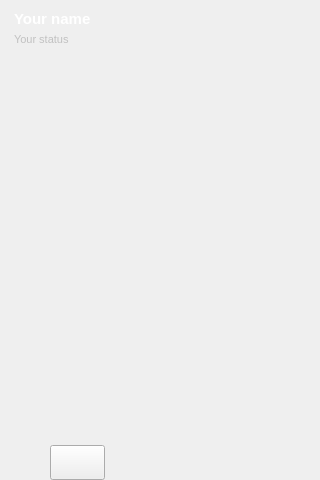
<?xml version="1.0" encoding="UTF-8"?>
<ui version="4.0">
 <class>Android</class>
 <widget class="QWidget" name="Android">
  <property name="geometry">
   <rect>
    <x>0</x>
    <y>0</y>
    <width>320</width>
    <height>480</height>
   </rect>
  </property>
  <property name="windowTitle">
   <string>Form</string>
  </property>
  <layout class="QVBoxLayout" name="verticalLayout_2">
   <property name="spacing">
    <number>0</number>
   </property>
   <property name="leftMargin">
    <number>0</number>
   </property>
   <property name="topMargin">
    <number>0</number>
   </property>
   <property name="rightMargin">
    <number>0</number>
   </property>
   <property name="bottomMargin">
    <number>0</number>
   </property>
   <item>
    <widget class="QFrame" name="statusPanel">
     <property name="sizePolicy">
      <sizepolicy hsizetype="MinimumExpanding" vsizetype="Preferred">
       <horstretch>0</horstretch>
       <verstretch>0</verstretch>
      </sizepolicy>
     </property>
     <layout class="QVBoxLayout" name="verticalLayout_3">
      <property name="spacing">
       <number>0</number>
      </property>
      <property name="leftMargin">
       <number>0</number>
      </property>
      <property name="topMargin">
       <number>0</number>
      </property>
      <property name="rightMargin">
       <number>0</number>
      </property>
      <property name="bottomMargin">
       <number>0</number>
      </property>
      <item>
       <widget class="QWidget" name="statusHead" native="true">
        <property name="enabled">
         <bool>true</bool>
        </property>
        <property name="sizePolicy">
         <sizepolicy hsizetype="MinimumExpanding" vsizetype="Fixed">
          <horstretch>0</horstretch>
          <verstretch>0</verstretch>
         </sizepolicy>
        </property>
        <layout class="QGridLayout" name="gridLayout_2">
         <item row="0" column="0">
          <layout class="QHBoxLayout" name="myProfile">
           <property name="spacing">
            <number>0</number>
           </property>
           <item>
            <spacer name="horizontalSpacer_4">
             <property name="orientation">
              <enum>Qt::Horizontal</enum>
             </property>
             <property name="sizeType">
              <enum>QSizePolicy::Maximum</enum>
             </property>
             <property name="sizeHint" stdset="0">
              <size>
               <width>5</width>
               <height>20</height>
              </size>
             </property>
            </spacer>
           </item>
           <item>
            <layout class="QVBoxLayout" name="verticalLayout" stretch="1,1">
             <property name="spacing">
              <number>0</number>
             </property>
             <item>
              <widget class="CroppingLabel" name="nameLabel">
               <property name="enabled">
                <bool>true</bool>
               </property>
               <property name="sizePolicy">
                <sizepolicy hsizetype="MinimumExpanding" vsizetype="Preferred">
                 <horstretch>1</horstretch>
                 <verstretch>0</verstretch>
                </sizepolicy>
               </property>
               <property name="palette">
                <palette>
                 <active>
                  <colorrole role="WindowText">
                   <brush brushstyle="SolidPattern">
                    <color alpha="255">
                     <red>255</red>
                     <green>255</green>
                     <blue>255</blue>
                    </color>
                   </brush>
                  </colorrole>
                  <colorrole role="Button">
                   <brush brushstyle="SolidPattern">
                    <color alpha="255">
                     <red>255</red>
                     <green>255</green>
                     <blue>255</blue>
                    </color>
                   </brush>
                  </colorrole>
                  <colorrole role="Light">
                   <brush brushstyle="SolidPattern">
                    <color alpha="255">
                     <red>255</red>
                     <green>255</green>
                     <blue>255</blue>
                    </color>
                   </brush>
                  </colorrole>
                  <colorrole role="Midlight">
                   <brush brushstyle="SolidPattern">
                    <color alpha="255">
                     <red>255</red>
                     <green>255</green>
                     <blue>255</blue>
                    </color>
                   </brush>
                  </colorrole>
                  <colorrole role="Dark">
                   <brush brushstyle="SolidPattern">
                    <color alpha="255">
                     <red>255</red>
                     <green>255</green>
                     <blue>255</blue>
                    </color>
                   </brush>
                  </colorrole>
                  <colorrole role="Mid">
                   <brush brushstyle="SolidPattern">
                    <color alpha="255">
                     <red>255</red>
                     <green>255</green>
                     <blue>255</blue>
                    </color>
                   </brush>
                  </colorrole>
                  <colorrole role="Text">
                   <brush brushstyle="SolidPattern">
                    <color alpha="255">
                     <red>255</red>
                     <green>255</green>
                     <blue>255</blue>
                    </color>
                   </brush>
                  </colorrole>
                  <colorrole role="ButtonText">
                   <brush brushstyle="SolidPattern">
                    <color alpha="255">
                     <red>255</red>
                     <green>255</green>
                     <blue>255</blue>
                    </color>
                   </brush>
                  </colorrole>
                  <colorrole role="Base">
                   <brush brushstyle="SolidPattern">
                    <color alpha="255">
                     <red>255</red>
                     <green>255</green>
                     <blue>255</blue>
                    </color>
                   </brush>
                  </colorrole>
                  <colorrole role="Window">
                   <brush brushstyle="SolidPattern">
                    <color alpha="255">
                     <red>255</red>
                     <green>255</green>
                     <blue>255</blue>
                    </color>
                   </brush>
                  </colorrole>
                  <colorrole role="Shadow">
                   <brush brushstyle="SolidPattern">
                    <color alpha="255">
                     <red>255</red>
                     <green>255</green>
                     <blue>255</blue>
                    </color>
                   </brush>
                  </colorrole>
                  <colorrole role="Highlight">
                   <brush brushstyle="SolidPattern">
                    <color alpha="255">
                     <red>255</red>
                     <green>255</green>
                     <blue>255</blue>
                    </color>
                   </brush>
                  </colorrole>
                  <colorrole role="AlternateBase">
                   <brush brushstyle="SolidPattern">
                    <color alpha="255">
                     <red>255</red>
                     <green>255</green>
                     <blue>255</blue>
                    </color>
                   </brush>
                  </colorrole>
                  <colorrole role="NoRole">
                   <brush brushstyle="SolidPattern">
                    <color alpha="255">
                     <red>255</red>
                     <green>255</green>
                     <blue>255</blue>
                    </color>
                   </brush>
                  </colorrole>
                  <colorrole role="ToolTipText">
                   <brush brushstyle="SolidPattern">
                    <color alpha="255">
                     <red>255</red>
                     <green>255</green>
                     <blue>255</blue>
                    </color>
                   </brush>
                  </colorrole>
                 </active>
                 <inactive>
                  <colorrole role="WindowText">
                   <brush brushstyle="SolidPattern">
                    <color alpha="255">
                     <red>255</red>
                     <green>255</green>
                     <blue>255</blue>
                    </color>
                   </brush>
                  </colorrole>
                  <colorrole role="Button">
                   <brush brushstyle="SolidPattern">
                    <color alpha="255">
                     <red>255</red>
                     <green>255</green>
                     <blue>255</blue>
                    </color>
                   </brush>
                  </colorrole>
                  <colorrole role="Light">
                   <brush brushstyle="SolidPattern">
                    <color alpha="255">
                     <red>255</red>
                     <green>255</green>
                     <blue>255</blue>
                    </color>
                   </brush>
                  </colorrole>
                  <colorrole role="Midlight">
                   <brush brushstyle="SolidPattern">
                    <color alpha="255">
                     <red>255</red>
                     <green>255</green>
                     <blue>255</blue>
                    </color>
                   </brush>
                  </colorrole>
                  <colorrole role="Dark">
                   <brush brushstyle="SolidPattern">
                    <color alpha="255">
                     <red>255</red>
                     <green>255</green>
                     <blue>255</blue>
                    </color>
                   </brush>
                  </colorrole>
                  <colorrole role="Mid">
                   <brush brushstyle="SolidPattern">
                    <color alpha="255">
                     <red>255</red>
                     <green>255</green>
                     <blue>255</blue>
                    </color>
                   </brush>
                  </colorrole>
                  <colorrole role="Text">
                   <brush brushstyle="SolidPattern">
                    <color alpha="255">
                     <red>255</red>
                     <green>255</green>
                     <blue>255</blue>
                    </color>
                   </brush>
                  </colorrole>
                  <colorrole role="ButtonText">
                   <brush brushstyle="SolidPattern">
                    <color alpha="255">
                     <red>255</red>
                     <green>255</green>
                     <blue>255</blue>
                    </color>
                   </brush>
                  </colorrole>
                  <colorrole role="Base">
                   <brush brushstyle="SolidPattern">
                    <color alpha="255">
                     <red>255</red>
                     <green>255</green>
                     <blue>255</blue>
                    </color>
                   </brush>
                  </colorrole>
                  <colorrole role="Window">
                   <brush brushstyle="SolidPattern">
                    <color alpha="255">
                     <red>255</red>
                     <green>255</green>
                     <blue>255</blue>
                    </color>
                   </brush>
                  </colorrole>
                  <colorrole role="Shadow">
                   <brush brushstyle="SolidPattern">
                    <color alpha="255">
                     <red>255</red>
                     <green>255</green>
                     <blue>255</blue>
                    </color>
                   </brush>
                  </colorrole>
                  <colorrole role="Highlight">
                   <brush brushstyle="SolidPattern">
                    <color alpha="255">
                     <red>255</red>
                     <green>255</green>
                     <blue>255</blue>
                    </color>
                   </brush>
                  </colorrole>
                  <colorrole role="AlternateBase">
                   <brush brushstyle="SolidPattern">
                    <color alpha="255">
                     <red>255</red>
                     <green>255</green>
                     <blue>255</blue>
                    </color>
                   </brush>
                  </colorrole>
                  <colorrole role="NoRole">
                   <brush brushstyle="SolidPattern">
                    <color alpha="255">
                     <red>255</red>
                     <green>255</green>
                     <blue>255</blue>
                    </color>
                   </brush>
                  </colorrole>
                  <colorrole role="ToolTipText">
                   <brush brushstyle="SolidPattern">
                    <color alpha="255">
                     <red>255</red>
                     <green>255</green>
                     <blue>255</blue>
                    </color>
                   </brush>
                  </colorrole>
                 </inactive>
                 <disabled>
                  <colorrole role="WindowText">
                   <brush brushstyle="SolidPattern">
                    <color alpha="255">
                     <red>255</red>
                     <green>255</green>
                     <blue>255</blue>
                    </color>
                   </brush>
                  </colorrole>
                  <colorrole role="Button">
                   <brush brushstyle="SolidPattern">
                    <color alpha="255">
                     <red>255</red>
                     <green>255</green>
                     <blue>255</blue>
                    </color>
                   </brush>
                  </colorrole>
                  <colorrole role="Light">
                   <brush brushstyle="SolidPattern">
                    <color alpha="255">
                     <red>255</red>
                     <green>255</green>
                     <blue>255</blue>
                    </color>
                   </brush>
                  </colorrole>
                  <colorrole role="Midlight">
                   <brush brushstyle="SolidPattern">
                    <color alpha="255">
                     <red>255</red>
                     <green>255</green>
                     <blue>255</blue>
                    </color>
                   </brush>
                  </colorrole>
                  <colorrole role="Dark">
                   <brush brushstyle="SolidPattern">
                    <color alpha="255">
                     <red>255</red>
                     <green>255</green>
                     <blue>255</blue>
                    </color>
                   </brush>
                  </colorrole>
                  <colorrole role="Mid">
                   <brush brushstyle="SolidPattern">
                    <color alpha="255">
                     <red>255</red>
                     <green>255</green>
                     <blue>255</blue>
                    </color>
                   </brush>
                  </colorrole>
                  <colorrole role="Text">
                   <brush brushstyle="SolidPattern">
                    <color alpha="255">
                     <red>255</red>
                     <green>255</green>
                     <blue>255</blue>
                    </color>
                   </brush>
                  </colorrole>
                  <colorrole role="ButtonText">
                   <brush brushstyle="SolidPattern">
                    <color alpha="255">
                     <red>255</red>
                     <green>255</green>
                     <blue>255</blue>
                    </color>
                   </brush>
                  </colorrole>
                  <colorrole role="Base">
                   <brush brushstyle="SolidPattern">
                    <color alpha="255">
                     <red>255</red>
                     <green>255</green>
                     <blue>255</blue>
                    </color>
                   </brush>
                  </colorrole>
                  <colorrole role="Window">
                   <brush brushstyle="SolidPattern">
                    <color alpha="255">
                     <red>255</red>
                     <green>255</green>
                     <blue>255</blue>
                    </color>
                   </brush>
                  </colorrole>
                  <colorrole role="Shadow">
                   <brush brushstyle="SolidPattern">
                    <color alpha="255">
                     <red>255</red>
                     <green>255</green>
                     <blue>255</blue>
                    </color>
                   </brush>
                  </colorrole>
                  <colorrole role="Highlight">
                   <brush brushstyle="SolidPattern">
                    <color alpha="255">
                     <red>240</red>
                     <green>240</green>
                     <blue>240</blue>
                    </color>
                   </brush>
                  </colorrole>
                  <colorrole role="AlternateBase">
                   <brush brushstyle="SolidPattern">
                    <color alpha="255">
                     <red>255</red>
                     <green>255</green>
                     <blue>255</blue>
                    </color>
                   </brush>
                  </colorrole>
                  <colorrole role="NoRole">
                   <brush brushstyle="SolidPattern">
                    <color alpha="255">
                     <red>255</red>
                     <green>255</green>
                     <blue>255</blue>
                    </color>
                   </brush>
                  </colorrole>
                  <colorrole role="ToolTipText">
                   <brush brushstyle="SolidPattern">
                    <color alpha="255">
                     <red>255</red>
                     <green>255</green>
                     <blue>255</blue>
                    </color>
                   </brush>
                  </colorrole>
                 </disabled>
                </palette>
               </property>
               <property name="font">
                <font>
                 <pointsize>11</pointsize>
                 <weight>75</weight>
                 <bold>true</bold>
                </font>
               </property>
               <property name="inputMethodHints">
                <set>Qt::ImhNoPredictiveText|Qt::ImhPreferLatin</set>
               </property>
               <property name="text">
                <string>Your name</string>
               </property>
              </widget>
             </item>
             <item>
              <widget class="CroppingLabel" name="statusLabel">
               <property name="sizePolicy">
                <sizepolicy hsizetype="MinimumExpanding" vsizetype="Preferred">
                 <horstretch>1</horstretch>
                 <verstretch>0</verstretch>
                </sizepolicy>
               </property>
               <property name="palette">
                <palette>
                 <active>
                  <colorrole role="WindowText">
                   <brush brushstyle="SolidPattern">
                    <color alpha="255">
                     <red>193</red>
                     <green>193</green>
                     <blue>193</blue>
                    </color>
                   </brush>
                  </colorrole>
                  <colorrole role="Text">
                   <brush brushstyle="SolidPattern">
                    <color alpha="255">
                     <red>193</red>
                     <green>193</green>
                     <blue>193</blue>
                    </color>
                   </brush>
                  </colorrole>
                 </active>
                 <inactive>
                  <colorrole role="WindowText">
                   <brush brushstyle="SolidPattern">
                    <color alpha="255">
                     <red>193</red>
                     <green>193</green>
                     <blue>193</blue>
                    </color>
                   </brush>
                  </colorrole>
                  <colorrole role="Text">
                   <brush brushstyle="SolidPattern">
                    <color alpha="255">
                     <red>193</red>
                     <green>193</green>
                     <blue>193</blue>
                    </color>
                   </brush>
                  </colorrole>
                 </inactive>
                 <disabled>
                  <colorrole role="WindowText">
                   <brush brushstyle="SolidPattern">
                    <color alpha="255">
                     <red>14</red>
                     <green>14</green>
                     <blue>14</blue>
                    </color>
                   </brush>
                  </colorrole>
                  <colorrole role="Text">
                   <brush brushstyle="SolidPattern">
                    <color alpha="255">
                     <red>14</red>
                     <green>14</green>
                     <blue>14</blue>
                    </color>
                   </brush>
                  </colorrole>
                 </disabled>
                </palette>
               </property>
               <property name="font">
                <font>
                 <pointsize>8</pointsize>
                </font>
               </property>
               <property name="inputMethodHints">
                <set>Qt::ImhNoPredictiveText|Qt::ImhPreferLatin</set>
               </property>
               <property name="text">
                <string>Your status</string>
               </property>
              </widget>
             </item>
            </layout>
           </item>
           <item>
            <spacer name="horizontalSpacer_3">
             <property name="orientation">
              <enum>Qt::Horizontal</enum>
             </property>
             <property name="sizeType">
              <enum>QSizePolicy::Fixed</enum>
             </property>
             <property name="sizeHint" stdset="0">
              <size>
               <width>10</width>
               <height>20</height>
              </size>
             </property>
            </spacer>
           </item>
           <item>
            <widget class="QPushButton" name="statusButton">
             <property name="sizePolicy">
              <sizepolicy hsizetype="Fixed" vsizetype="Fixed">
               <horstretch>0</horstretch>
               <verstretch>0</verstretch>
              </sizepolicy>
             </property>
             <property name="minimumSize">
              <size>
               <width>20</width>
               <height>40</height>
              </size>
             </property>
             <property name="focusPolicy">
              <enum>Qt::NoFocus</enum>
             </property>
             <property name="text">
              <string/>
             </property>
             <property name="iconSize">
              <size>
               <width>10</width>
               <height>10</height>
              </size>
             </property>
             <property name="autoExclusive">
              <bool>false</bool>
             </property>
             <property name="autoDefault">
              <bool>false</bool>
             </property>
             <property name="default">
              <bool>false</bool>
             </property>
             <property name="flat">
              <bool>true</bool>
             </property>
            </widget>
           </item>
          </layout>
         </item>
        </layout>
       </widget>
      </item>
      <item>
       <widget class="AdjustingScrollArea" name="friendList">
        <property name="sizePolicy">
         <sizepolicy hsizetype="MinimumExpanding" vsizetype="Preferred">
          <horstretch>0</horstretch>
          <verstretch>0</verstretch>
         </sizepolicy>
        </property>
        <property name="layoutDirection">
         <enum>Qt::LeftToRight</enum>
        </property>
        <property name="autoFillBackground">
         <bool>true</bool>
        </property>
        <property name="frameShape">
         <enum>QFrame::NoFrame</enum>
        </property>
        <property name="horizontalScrollBarPolicy">
         <enum>Qt::ScrollBarAlwaysOff</enum>
        </property>
        <property name="widgetResizable">
         <bool>true</bool>
        </property>
        <widget class="QWidget" name="scrollAreaWidgetContents">
         <property name="geometry">
          <rect>
           <x>0</x>
           <y>0</y>
           <width>320</width>
           <height>385</height>
          </rect>
         </property>
         <layout class="QVBoxLayout" name="verticalLayout_5"/>
        </widget>
       </widget>
      </item>
      <item alignment="Qt::AlignHCenter">
       <widget class="QWidget" name="tooliconsZone" native="true">
        <property name="enabled">
         <bool>true</bool>
        </property>
        <property name="sizePolicy">
         <sizepolicy hsizetype="MinimumExpanding" vsizetype="Fixed">
          <horstretch>0</horstretch>
          <verstretch>0</verstretch>
         </sizepolicy>
        </property>
        <property name="styleSheet">
         <string notr="true"/>
        </property>
        <layout class="QHBoxLayout" name="horizontalLayout_2">
         <property name="spacing">
          <number>0</number>
         </property>
         <property name="leftMargin">
          <number>0</number>
         </property>
         <property name="topMargin">
          <number>0</number>
         </property>
         <property name="rightMargin">
          <number>0</number>
         </property>
         <property name="bottomMargin">
          <number>0</number>
         </property>
         <item>
          <widget class="QPushButton" name="addButton">
           <property name="minimumSize">
            <size>
             <width>55</width>
             <height>35</height>
            </size>
           </property>
           <property name="maximumSize">
            <size>
             <width>55</width>
             <height>35</height>
            </size>
           </property>
           <property name="focusPolicy">
            <enum>Qt::NoFocus</enum>
           </property>
           <property name="toolTip">
            <string>Add friends</string>
           </property>
           <property name="autoFillBackground">
            <bool>false</bool>
           </property>
           <property name="styleSheet">
            <string notr="true"/>
           </property>
           <property name="text">
            <string/>
           </property>
           <property name="icon">
            <iconset>
             <normaloff>:/img/add.png</normaloff>:/img/add.png</iconset>
           </property>
           <property name="checkable">
            <bool>false</bool>
           </property>
           <property name="autoDefault">
            <bool>false</bool>
           </property>
           <property name="flat">
            <bool>false</bool>
           </property>
          </widget>
         </item>
         <item>
          <widget class="QPushButton" name="groupButton">
           <property name="minimumSize">
            <size>
             <width>55</width>
             <height>35</height>
            </size>
           </property>
           <property name="focusPolicy">
            <enum>Qt::NoFocus</enum>
           </property>
           <property name="toolTip">
            <string>Create a group chat</string>
           </property>
           <property name="autoFillBackground">
            <bool>false</bool>
           </property>
           <property name="text">
            <string/>
           </property>
           <property name="icon">
            <iconset>
             <normaloff>:/img/group_button.png</normaloff>:/img/group_button.png</iconset>
           </property>
           <property name="flat">
            <bool>true</bool>
           </property>
          </widget>
         </item>
         <item>
          <widget class="QPushButton" name="transferButton">
           <property name="minimumSize">
            <size>
             <width>55</width>
             <height>35</height>
            </size>
           </property>
           <property name="maximumSize">
            <size>
             <width>55</width>
             <height>35</height>
            </size>
           </property>
           <property name="focusPolicy">
            <enum>Qt::NoFocus</enum>
           </property>
           <property name="toolTip">
            <string>View completed file transfers</string>
           </property>
           <property name="text">
            <string/>
           </property>
           <property name="icon">
            <iconset>
             <normaloff>:/img/transfer.png</normaloff>:/img/transfer.png</iconset>
           </property>
           <property name="flat">
            <bool>true</bool>
           </property>
          </widget>
         </item>
         <item>
          <widget class="QPushButton" name="settingsButton">
           <property name="minimumSize">
            <size>
             <width>55</width>
             <height>35</height>
            </size>
           </property>
           <property name="maximumSize">
            <size>
             <width>55</width>
             <height>35</height>
            </size>
           </property>
           <property name="focusPolicy">
            <enum>Qt::NoFocus</enum>
           </property>
           <property name="toolTip">
            <string>Change your settings</string>
           </property>
           <property name="text">
            <string/>
           </property>
           <property name="icon">
            <iconset>
             <normaloff>:/img/settings.png</normaloff>:/img/settings.png</iconset>
           </property>
           <property name="flat">
            <bool>true</bool>
           </property>
          </widget>
         </item>
        </layout>
       </widget>
      </item>
     </layout>
    </widget>
   </item>
  </layout>
 </widget>
 <customwidgets>
  <customwidget>
   <class>AdjustingScrollArea</class>
   <extends>QScrollArea</extends>
   <header>src/widget/adjustingscrollarea.h</header>
   <container>1</container>
  </customwidget>
  <customwidget>
   <class>CroppingLabel</class>
   <extends>QLabel</extends>
   <header>src/widget/croppinglabel.h</header>
  </customwidget>
 </customwidgets>
 <resources/>
 <connections/>
</ui>
